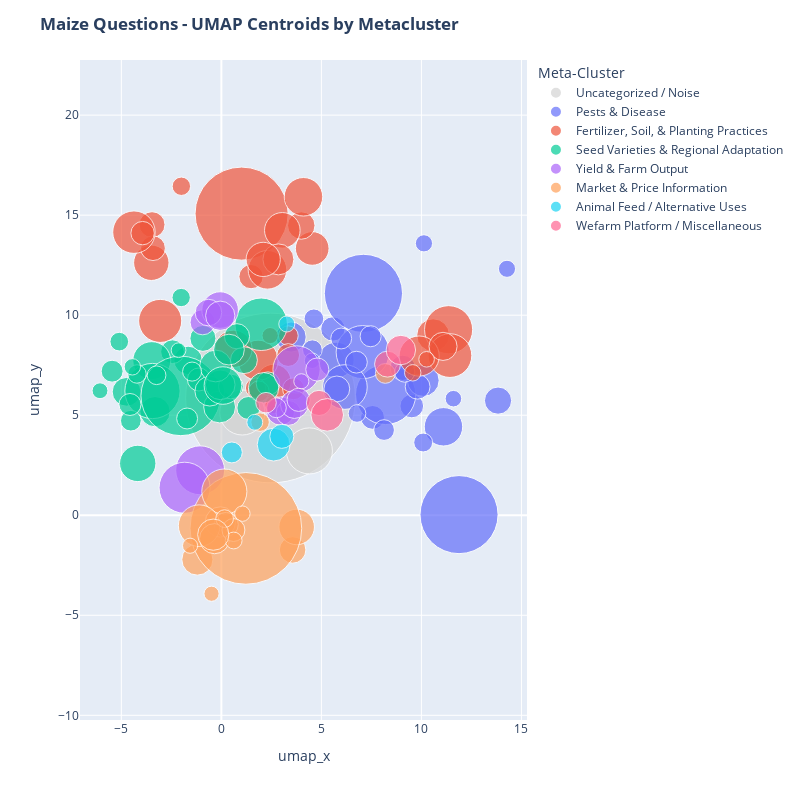

Notebook code cell kept with this figure:
### Markdown cell above
This subsection will explore questions tagged with **maize**, which represent 6.3% of the English questions and constitute the largest crop topic in the dataset. Perhaps because maize is a specific crop and plant care is more straightforward than animal care, the 2D clustering map shows the best distinction between metaclusters of the 3 topics analyzed.

The clusters seem reasonably coherent, with many users displaying concern over market prices, growing techniques, and pests. Fall armyworms and leaf yellowing seem to be common problems.

### Code cell
plot_umap_centroids(maize_df, title="Maize Questions - UMAP Centroids by Metacluster", size_scale=1)

### Figure 1 — Plotly figure (JSON) as saved in the notebook; plotly's stock layout.template omitted (floating-point values rounded to 4 significant figures; data arrays with more than 128 entries replaced by an {"elided": "..."} marker saying what was removed)
{"data": [{"customdata": [[-1, -1, "Uncategorized / Noise", 28332], [5, -1, "Uncategorized / Noise", 2085], [73, -1, "Uncategorized / Noise", 1999]], "hovertemplate": "legend_title=Uncategorized / Noise<br>umap_x=%{x:.2f}<br>umap_y=%{y:.2f}<br>scaled_size=%{marker.size}<br>cluster=%{customdata[0]}<br>meta_label=%{customdata[1]}<br>meta_label_titles=%{customdata[2]}<br>size=%{customdata[3]}<extra></extra>", "legendgroup": "Uncategorized / Noise", "marker": {"color": "lightgray", "size": [28332, 2085, 1999], "sizemode": "area", "sizeref": 1.968, "symbol": "circle"}, "mode": "markers", "name": "Uncategorized / Noise", "orientation": "v", "selected": {"marker": {"opacity": 1}}, "showlegend": true, "type": "scatter", "unselected": {"marker": {"opacity": 0.15}}, "x": [2.457, 4.399, 1.045], "xaxis": "x", "y": [5.861, 3.215, 5.137], "yaxis": "y"}, {"customdata": [[0, 1, "Pests & Disease", 5997], [1, 1, "Pests & Disease", 728], [2, 1, "Pests & Disease", 1452], [15, 1, "Pests & Disease", 585], [22, 1, "Pests & Disease", 1261], [26, 1, "Pests & Disease", 897], [27, 1, "Pests & Disease", 550], [29, 1, "Pests & Disease", 558], [42, 1, "Pests & Disease", 6016], [47, 1, "Pests & Disease", 3565], [48, 1, "Pests & Disease", 2777], [50, 1, "Pests & Disease", 632], [52, 1, "Pests & Disease", 999], [53, 1, "Pests & Disease", 608], [58, 1, "Pests & Disease", 1959], [83, 1, "Pests & Disease", 289], [85, 1, "Pests & Disease", 292], [87, 1, "Pests & Disease", 352], [93, 1, "Pests & Disease", 381], [97, 1, "Pests & Disease", 306], [98, 1, "Pests & Disease", 270], [107, 1, "Pests & Disease", 422], [113, 1, "Pests & Disease", 655], [114, 1, "Pests & Disease", 383], [115, 1, "Pests & Disease", 429], [116, 1, "Pests & Disease", 469], [117, 1, "Pests & Disease", 437], [122, 1, "Pests & Disease", 408], [128, 1, "Pests & Disease", 239]], "hovertemplate": "legend_title=Pests & Disease<br>umap_x=%{x:.2f}<br>umap_y=%{y:.2f}<br>scaled_size=%{marker.size}<br>cluster=%{customdata[0]}<br>meta_label=%{customdata[1]}<br>meta_label_titles=%{customdata[2]}<br>size=%{customdata[3]}<extra></extra>", "legendgroup": "Pests & Disease", "marker": {"color": "#636EFA", "size": [5997, 728, 1452, 585, 1261, 897, 550, 558, 6016, 3565, 2777, 632, 999, 608, 1959, 289, 292, 352, 381, 306, 270, 422, 655, 383, 429, 469, 437, 408, 239], "sizemode": "area", "sizeref": 1.968, "symbol": "circle"}, "mode": "markers", "name": "Pests & Disease", "orientation": "v", "selected": {"marker": {"opacity": 1}}, "showlegend": true, "type": "scatter", "unselected": {"marker": {"opacity": 0.15}}, "x": [11.88, 13.83, 11.1, 5.573, 5.741, 3.484, 9.517, 7.556, 7.1, 8.21, 7.064, 9.063, 10.09, 9.81, 6.175, 14.28, 10.13, 10.09, 4.624, 6.779, 11.6, 8.132, 5.771, 4.549, 5.989, 6.75, 7.461, 9.165, 4.537], "xaxis": "x", "y": [0.03157, 5.73, 4.421, 9.312, 7.757, 8.909, 5.459, 4.891, 11.09, 6.037, 8.155, 7.367, 6.737, 6.425, 6.409, 12.32, 13.59, 3.635, 9.82, 5.086, 5.827, 4.258, 6.315, 8.273, 8.835, 7.652, 8.948, 7.159, 7.723], "yaxis": "y"}, {"customdata": {"elided": "33x4 mixed values"}, "hovertemplate": "legend_title=Fertilizer, Soil, & Planting Practices<br>umap_x=%{x:.2f}<br>umap_y=%{y:.2f}<br>scaled_size=%{marker.size}<br>cluster=%{customdata[0]}<br>meta_label=%{customdata[1]}<br>meta_label_titles=%{customdata[2]}<br>size=%{customdata[3]}<extra></extra>", "legendgroup": "Fertilizer, Soil, & Planting Practices", "marker": {"color": "#EF553B", "size": [1827, 1114, 742, 1233, 661, 8526, 1461, 1248, 603, 1777, 579, 1469, 947, 1054, 2279, 1882, 1586, 1177, 1589, 333, 539, 1154, 383, 259, 779, 239, 266, 511, 471, 1370, 318, 405, 424], "sizemode": "area", "sizeref": 1.968, "symbol": "circle"}, "mode": "markers", "name": "Fertilizer, Soil, & Planting Practices", "orientation": "v", "selected": {"marker": {"opacity": 1}}, "showlegend": true, "type": "scatter", "unselected": {"marker": {"opacity": 0.15}}, "x": [-3.059, 4.541, 3.993, -3.502, -3.466, 1.012, 4.103, 3.047, -3.419, -4.37, 1.483, 2.304, 2.85, 10.58, 11.36, 11.43, 9.886, 2.621, 1.833, -2.001, -3.938, 2.091, 3.349, 2.435, 11.08, 10.26, 9.564, 3.339, 3.604, 0.6015, 2.623, 1.71, 1.87], "xaxis": "x", "y": [9.714, 13.34, 14.48, 12.62, 14.53, 15.08, 15.92, 14.24, 13.35, 14.15, 11.93, 12.27, 12.79, 9.003, 9.274, 7.981, 7.957, 6.684, 7.747, 16.44, 14.1, 12.79, 8.972, 8.979, 8.44, 7.795, 7.119, 8.007, 6.321, 8.32, 5.522, 6.36, 6.192], "yaxis": "y"}, {"customdata": {"elided": "35x4 mixed values"}, "hovertemplate": "legend_title=Seed Varieties & Regional Adaptation<br>umap_x=%{x:.2f}<br>umap_y=%{y:.2f}<br>scaled_size=%{marker.size}<br>cluster=%{customdata[0]}<br>meta_label=%{customdata[1]}<br>meta_label_titles=%{customdata[2]}<br>size=%{customdata[3]}<extra></extra>", "legendgroup": "Seed Varieties & Regional Adaptation", "marker": {"color": "#00CC96", "size": [1301, 795, 554, 815, 2716, 1418, 905, 3002, 6231, 522, 520, 666, 998, 878, 604, 869, 997, 543, 913, 713, 625, 936, 331, 343, 248, 214, 423, 335, 473, 478, 265, 431, 346, 359, 1388], "sizemode": "area", "sizeref": 1.968, "symbol": "circle"}, "mode": "markers", "name": "Seed Varieties & Regional Adaptation", "orientation": "v", "selected": {"marker": {"opacity": 1}}, "showlegend": true, "type": "scatter", "unselected": {"marker": {"opacity": 0.15}}, "x": [-4.18, -1.663, -2.442, -4.739, 1.99, -3.48, -3.317, -3.445, -2.03, -1.123, 1.351, -0.9218, -0.08798, -0.5767, 0.4743, -0.05744, -0.2869, 2.328, 2.11, 1.129, 0.7798, 0.3776, -2.01, -5.103, -6.067, -2.14, -4.526, -4.22, -5.461, -4.568, -4.45, -1.712, -3.24, -1.463, 0.07571], "xaxis": "x", "y": [2.591, 7.741, 8.175, 6.168, 9.546, 7.729, 5.177, 6.21, 5.966, 6.786, 5.361, 8.842, 5.412, 6.203, 6.435, 6.522, 7.461, 6.58, 6.372, 7.751, 8.946, 8.279, 10.88, 8.678, 6.223, 8.249, 4.726, 7.061, 7.201, 5.536, 7.418, 4.836, 6.998, 7.181, 6.483], "yaxis": "y"}, {"customdata": [[31, 4, "Yield & Farm Output", 2353], [33, 4, "Yield & Farm Output", 2566], [59, 4, "Yield & Farm Output", 623], [63, 4, "Yield & Farm Output", 1317], [64, 4, "Yield & Farm Output", 697], [66, 4, "Yield & Farm Output", 2195], [67, 4, "Yield & Farm Output", 525], [72, 4, "Yield & Farm Output", 792], [74, 4, "Yield & Farm Output", 609], [75, 4, "Yield & Farm Output", 768], [125, 4, "Yield & Farm Output", 225], [131, 4, "Yield & Farm Output", 529], [132, 4, "Yield & Farm Output", 845], [135, 4, "Yield & Farm Output", 387]], "hovertemplate": "legend_title=Yield & Farm Output<br>umap_x=%{x:.2f}<br>umap_y=%{y:.2f}<br>scaled_size=%{marker.size}<br>cluster=%{customdata[0]}<br>meta_label=%{customdata[1]}<br>meta_label_titles=%{customdata[2]}<br>size=%{customdata[3]}<extra></extra>", "legendgroup": "Yield & Farm Output", "marker": {"color": "#AB63FA", "size": [2353, 2566, 623, 1317, 697, 2195, 525, 792, 609, 768, 225, 529, 845, 387], "sizemode": "area", "sizeref": 1.968, "symbol": "circle"}, "mode": "markers", "name": "Yield & Farm Output", "orientation": "v", "selected": {"marker": {"opacity": 1}}, "showlegend": true, "type": "scatter", "unselected": {"marker": {"opacity": 0.15}}, "x": [-1.062, -1.838, -0.9368, -0.06324, -0.6474, 3.758, 4.794, 2.96, 3.356, 3.651, 3.997, 3.86, -0.05728, 2.751], "xaxis": "x", "y": [2.247, 1.374, 9.646, 10.26, 10.13, 7.289, 7.286, 5.21, 5.113, 5.536, 6.696, 5.769, 9.972, 5.369], "yaxis": "y"}, {"customdata": [[9, 5, "Market & Price Information", 696], [11, 5, "Market & Price Information", 1244], [28, 5, "Market & Price Information", 955], [30, 5, "Market & Price Information", 12270], [32, 5, "Market & Price Information", 904], [34, 5, "Market & Price Information", 2002], [35, 5, "Market & Price Information", 579], [36, 5, "Market & Price Information", 1702], [37, 5, "Market & Price Information", 893], [92, 5, "Market & Price Information", 226], [96, 5, "Market & Price Information", 236], [108, 5, "Market & Price Information", 518], [109, 5, "Market & Price Information", 226], [110, 5, "Market & Price Information", 279], [111, 5, "Market & Price Information", 309], [112, 5, "Market & Price Information", 962], [119, 5, "Market & Price Information", 387], [137, 5, "Market & Price Information", 338]], "hovertemplate": "legend_title=Market & Price Information<br>umap_x=%{x:.2f}<br>umap_y=%{y:.2f}<br>scaled_size=%{marker.size}<br>cluster=%{customdata[0]}<br>meta_label=%{customdata[1]}<br>meta_label_titles=%{customdata[2]}<br>size=%{customdata[3]}<extra></extra>", "legendgroup": "Market & Price Information", "marker": {"color": "#FFA15A", "size": [696, 1244, 955, 12270, 904, 2002, 579, 1702, 893, 226, 236, 518, 226, 279, 309, 962, 387, 338], "sizemode": "area", "sizeref": 1.968, "symbol": "circle"}, "mode": "markers", "name": "Market & Price Information", "orientation": "v", "selected": {"marker": {"opacity": 1}}, "showlegend": true, "type": "scatter", "unselected": {"marker": {"opacity": 0.15}}, "x": [3.561, 3.764, -1.199, 1.225, -0.04727, 0.1483, 0.2415, -1.11, -0.3415, -0.4914, 1.049, 0.603, -1.564, 0.6145, 0.1623, -0.4045, 8.194, 1.935], "xaxis": "x", "y": [-1.733, -0.5846, -2.216, -0.6566, -0.3356, 1.185, -0.461, -0.5201, -1.172, -3.924, 0.07967, -0.7388, -1.523, -1.262, -0.1692, -0.9704, 7.09, 4.655], "yaxis": "y"}, {"customdata": [[44, 6, "Animal Feed / Alternative Uses", 1064], [45, 6, "Animal Feed / Alternative Uses", 570], [86, 6, "Animal Feed / Alternative Uses", 433], [89, 6, "Animal Feed / Alternative Uses", 253], [130, 6, "Animal Feed / Alternative Uses", 250]], "hovertemplate": "legend_title=Animal Feed / Alternative Uses<br>umap_x=%{x:.2f}<br>umap_y=%{y:.2f}<br>scaled_size=%{marker.size}<br>cluster=%{customdata[0]}<br>meta_label=%{customdata[1]}<br>meta_label_titles=%{customdata[2]}<br>size=%{customdata[3]}<extra></extra>", "legendgroup": "Animal Feed / Alternative Uses", "marker": {"color": "#19D3F3", "size": [1064, 570, 433, 253, 250], "sizemode": "area", "sizeref": 1.968, "symbol": "circle"}, "mode": "markers", "name": "Animal Feed / Alternative Uses", "orientation": "v", "selected": {"marker": {"opacity": 1}}, "showlegend": true, "type": "scatter", "unselected": {"marker": {"opacity": 0.15}}, "x": [2.613, 3.021, 0.5225, 3.27, 1.669], "xaxis": "x", "y": [3.531, 3.944, 3.14, 9.56, 4.645], "yaxis": "y"}, {"customdata": [[49, 7, "Wefarm Platform / Miscellaneous", 664], [57, 7, "Wefarm Platform / Miscellaneous", 855], [61, 7, "Wefarm Platform / Miscellaneous", 626], [62, 7, "Wefarm Platform / Miscellaneous", 1048], [140, 7, "Wefarm Platform / Miscellaneous", 417]], "hovertemplate": "legend_title=Wefarm Platform / Miscellaneous<br>umap_x=%{x:.2f}<br>umap_y=%{y:.2f}<br>scaled_size=%{marker.size}<br>cluster=%{customdata[0]}<br>meta_label=%{customdata[1]}<br>meta_label_titles=%{customdata[2]}<br>size=%{customdata[3]}<extra></extra>", "legendgroup": "Wefarm Platform / Miscellaneous", "marker": {"color": "#FF6692", "size": [664, 855, 626, 1048, 417], "sizemode": "area", "sizeref": 1.968, "symbol": "circle"}, "mode": "markers", "name": "Wefarm Platform / Miscellaneous", "orientation": "v", "selected": {"marker": {"opacity": 1}}, "showlegend": true, "type": "scatter", "unselected": {"marker": {"opacity": 0.15}}, "x": [8.306, 8.971, 4.879, 5.291, 2.232], "xaxis": "x", "y": [7.553, 8.258, 5.614, 5.018, 5.625], "yaxis": "y"}], "layout": {"height": 800, "legend": {"itemclick": "toggleothers", "itemdoubleclick": "toggle", "itemsizing": "constant", "title": {"text": "Meta-Cluster"}, "tracegroupgap": 0, "traceorder": "normal", "x": 1.02, "xanchor": "left", "y": 1, "yanchor": "top"}, "margin": {"t": 60}, "title": {"text": "<b>Maize Questions - UMAP Centroids by Metacluster</b>"}, "width": 800, "xaxis": {"anchor": "y", "domain": [0, 1], "range": [-7.067, 15.28], "scaleanchor": "y", "scaleratio": 1, "title": {"text": "umap_x"}}, "yaxis": {"anchor": "x", "domain": [0, 1], "range": [-4.924, 17.44], "scaleanchor": "x", "scaleratio": 1, "title": {"text": "umap_y"}}}}
